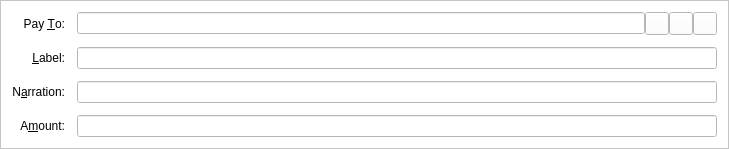
<?xml version="1.0" encoding="UTF-8"?>
<ui version="4.0">
 <class>SendCoinsEntry</class>
 <widget class="QFrame" name="SendCoinsEntry">
  <property name="geometry">
   <rect>
    <x>0</x>
    <y>0</y>
    <width>729</width>
    <height>142</height>
   </rect>
  </property>
  <property name="windowTitle">
   <string>Form</string>
  </property>
  <property name="styleSheet">
   <string notr="true">background-color: rgb(255, 255, 255);</string>
  </property>
  <property name="frameShape">
   <enum>QFrame::StyledPanel</enum>
  </property>
  <property name="frameShadow">
   <enum>QFrame::Sunken</enum>
  </property>
  <layout class="QGridLayout" name="gridLayout">
   <property name="spacing">
    <number>12</number>
   </property>
   <item row="6" column="0">
    <widget class="QLabel" name="label">
     <property name="text">
      <string>A&amp;mount:</string>
     </property>
     <property name="alignment">
      <set>Qt::AlignRight|Qt::AlignTrailing|Qt::AlignVCenter</set>
     </property>
     <property name="buddy">
      <cstring>payAmount</cstring>
     </property>
    </widget>
   </item>
   <item row="3" column="0">
    <widget class="QLabel" name="label_2">
     <property name="text">
      <string>Pay &amp;To:</string>
     </property>
     <property name="alignment">
      <set>Qt::AlignRight|Qt::AlignTrailing|Qt::AlignVCenter</set>
     </property>
     <property name="buddy">
      <cstring>payTo</cstring>
     </property>
    </widget>
   </item>
   <item row="6" column="1">
    <widget class="BitcoinAmountField" name="payAmount"/>
   </item>
   <item row="4" column="1">
    <layout class="QHBoxLayout" name="horizontalLayout_2">
     <property name="spacing">
      <number>0</number>
     </property>
     <item>
      <widget class="QValidatedLineEdit" name="addAsLabel">
       <property name="enabled">
        <bool>true</bool>
       </property>
       <property name="toolTip">
        <string>Enter a label for this address to add it to your address book</string>
       </property>
      </widget>
     </item>
    </layout>
   </item>
   <item row="5" column="0">
    <widget class="QLabel" name="label">
     <property name="text">
      <string>N&amp;arration:</string>
     </property>
     <property name="alignment">
      <set>Qt::AlignRight|Qt::AlignTrailing|Qt::AlignVCenter</set>
     </property>
     <property name="buddy">
      <cstring>narration</cstring>
     </property>
    </widget>
   </item>
   <item row="5" column="1">
    <widget class="QValidatedLineEdit" name="narration">
     <property name="enabled">
      <bool>true</bool>
     </property>
     <property name="toolTip">
      <string>Enter a short note to send with payment (max 24 characters)</string>
     </property>
    </widget>
   </item>
   <item row="4" column="0">
    <widget class="QLabel" name="label_4">
     <property name="text">
      <string>&amp;Label:</string>
     </property>
     <property name="alignment">
      <set>Qt::AlignRight|Qt::AlignTrailing|Qt::AlignVCenter</set>
     </property>
     <property name="buddy">
      <cstring>addAsLabel</cstring>
     </property>
    </widget>
   </item>
   <item row="3" column="1">
    <layout class="QHBoxLayout" name="payToLayout">
     <property name="spacing">
      <number>0</number>
     </property>
     <item>
      <widget class="QValidatedLineEdit" name="payTo">
       <property name="toolTip">
        <string>The address to send the payment to  (e.g. F96m4dNBqCLh7ZYceQnLG7uPuva5mochZK)</string>
       </property>
       <property name="maxLength">
        <number>34</number>
       </property>
      </widget>
     </item>
     <item>
      <widget class="QToolButton" name="addressBookButton">
       <property name="toolTip">
        <string>Choose address from address book</string>
       </property>
       <property name="text">
        <string/>
       </property>
       <property name="icon">
        <iconset resource="../bitcoin.qrc">
         <normaloff>:/icons/address-book</normaloff>:/icons/address-book</iconset>
       </property>
       <property name="shortcut">
        <string>Alt+A</string>
       </property>
      </widget>
     </item>
     <item>
      <widget class="QToolButton" name="pasteButton">
       <property name="toolTip">
        <string>Paste address from clipboard</string>
       </property>
       <property name="text">
        <string/>
       </property>
       <property name="icon">
        <iconset resource="../bitcoin.qrc">
         <normaloff>:/icons/editpaste</normaloff>:/icons/editpaste</iconset>
       </property>
       <property name="shortcut">
        <string>Alt+P</string>
       </property>
      </widget>
     </item>
     <item>
      <widget class="QToolButton" name="deleteButton">
       <property name="toolTip">
        <string>Remove this recipient</string>
       </property>
       <property name="text">
        <string/>
       </property>
       <property name="icon">
        <iconset resource="../bitcoin.qrc">
         <normaloff>:/icons/remove</normaloff>:/icons/remove</iconset>
       </property>
      </widget>
     </item>
    </layout>
   </item>
  </layout>
 </widget>
 <customwidgets>
  <customwidget>
   <class>QValidatedLineEdit</class>
   <extends>QLineEdit</extends>
   <header>qvalidatedlineedit.h</header>
  </customwidget>
  <customwidget>
   <class>BitcoinAmountField</class>
   <extends>QLineEdit</extends>
   <header>bitcoinamountfield.h</header>
   <container>1</container>
  </customwidget>
 </customwidgets>
 <resources>
  <include location="../bitcoin.qrc"/>
 </resources>
 <connections/>
</ui>
